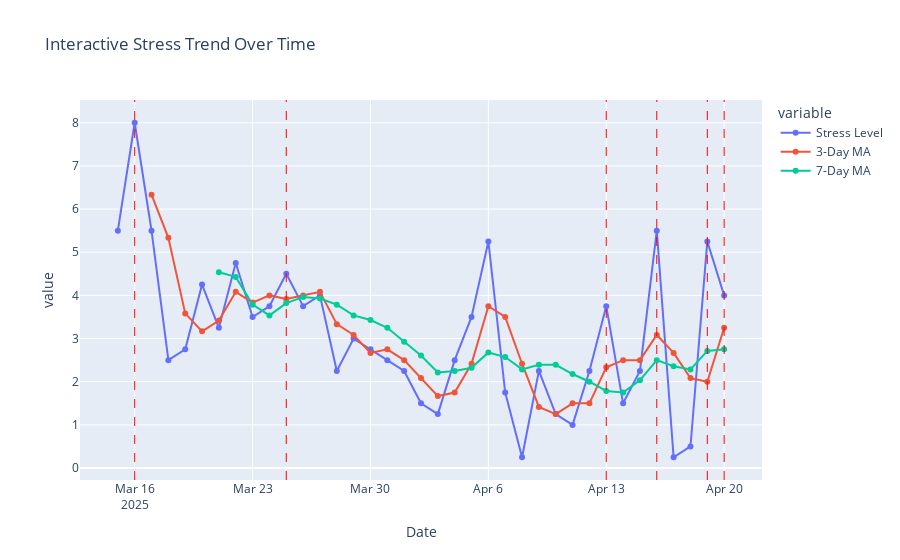

Notebook code cell kept with this figure:
### Code cell
# Interactive Stress Trend Over Time with Plotly Visualization
daily_df = daily_stress.reset_index()
daily_df.columns = ['Date', 'Stress Level']
daily_df['3-Day MA'] = daily_stress_ma3.values
daily_df['7-Day MA'] = daily_stress_ma7.values
daily_df['Exam Day'] = daily_df['Date'].isin(exam_dates)

fig = px.line(daily_df, x='Date', y=['Stress Level', '3-Day MA', '7-Day MA'],
              title='Interactive Stress Trend Over Time', markers=True)

for d in exam_dates:
    fig.add_vline(x=d, line_width=1, line_dash='dash', line_color='red')

fig.show()

### Figure 1 — Plotly figure (JSON) as saved in the notebook; plotly's stock layout.template omitted (floating-point values rounded to 4 significant figures)
{"data": [{"hovertemplate": "variable=Stress Level<br>Date=%{x}<br>value=%{y}<extra></extra>", "legendgroup": "Stress Level", "line": {"color": "#636efa", "dash": "solid"}, "marker": {"symbol": "circle"}, "mode": "lines+markers", "name": "Stress Level", "orientation": "v", "showlegend": true, "type": "scatter", "x": ["2025-03-15T00:00:00", "2025-03-16T00:00:00", "2025-03-17T00:00:00", "2025-03-18T00:00:00", "2025-03-19T00:00:00", "2025-03-20T00:00:00", "2025-03-21T00:00:00", "2025-03-22T00:00:00", "2025-03-23T00:00:00", "2025-03-24T00:00:00", "2025-03-25T00:00:00", "2025-03-26T00:00:00", "2025-03-27T00:00:00", "2025-03-28T00:00:00", "2025-03-29T00:00:00", "2025-03-30T00:00:00", "2025-03-31T00:00:00", "2025-04-01T00:00:00", "2025-04-02T00:00:00", "2025-04-03T00:00:00", "2025-04-04T00:00:00", "2025-04-05T00:00:00", "2025-04-06T00:00:00", "2025-04-07T00:00:00", "2025-04-08T00:00:00", "2025-04-09T00:00:00", "2025-04-10T00:00:00", "2025-04-11T00:00:00", "2025-04-12T00:00:00", "2025-04-13T00:00:00", "2025-04-14T00:00:00", "2025-04-15T00:00:00", "2025-04-16T00:00:00", "2025-04-17T00:00:00", "2025-04-18T00:00:00", "2025-04-19T00:00:00", "2025-04-20T00:00:00"], "xaxis": "x", "y": [5.5, 8, 5.5, 2.5, 2.75, 4.25, 3.25, 4.75, 3.5, 3.75, 4.5, 3.75, 4, 2.25, 3, 2.75, 2.5, 2.25, 1.5, 1.25, 2.5, 3.5, 5.25, 1.75, 0.25, 2.25, 1.25, 1, 2.25, 3.75, 1.5, 2.25, 5.5, 0.25, 0.5, 5.25, 4], "yaxis": "y"}, {"hovertemplate": "variable=3-Day MA<br>Date=%{x}<br>value=%{y}<extra></extra>", "legendgroup": "3-Day MA", "line": {"color": "#EF553B", "dash": "solid"}, "marker": {"symbol": "circle"}, "mode": "lines+markers", "name": "3-Day MA", "orientation": "v", "showlegend": true, "type": "scatter", "x": ["2025-03-15T00:00:00", "2025-03-16T00:00:00", "2025-03-17T00:00:00", "2025-03-18T00:00:00", "2025-03-19T00:00:00", "2025-03-20T00:00:00", "2025-03-21T00:00:00", "2025-03-22T00:00:00", "2025-03-23T00:00:00", "2025-03-24T00:00:00", "2025-03-25T00:00:00", "2025-03-26T00:00:00", "2025-03-27T00:00:00", "2025-03-28T00:00:00", "2025-03-29T00:00:00", "2025-03-30T00:00:00", "2025-03-31T00:00:00", "2025-04-01T00:00:00", "2025-04-02T00:00:00", "2025-04-03T00:00:00", "2025-04-04T00:00:00", "2025-04-05T00:00:00", "2025-04-06T00:00:00", "2025-04-07T00:00:00", "2025-04-08T00:00:00", "2025-04-09T00:00:00", "2025-04-10T00:00:00", "2025-04-11T00:00:00", "2025-04-12T00:00:00", "2025-04-13T00:00:00", "2025-04-14T00:00:00", "2025-04-15T00:00:00", "2025-04-16T00:00:00", "2025-04-17T00:00:00", "2025-04-18T00:00:00", "2025-04-19T00:00:00", "2025-04-20T00:00:00"], "xaxis": "x", "y": [null, null, 6.333, 5.333, 3.583, 3.167, 3.417, 4.083, 3.833, 4, 3.917, 4, 4.083, 3.333, 3.083, 2.667, 2.75, 2.5, 2.083, 1.667, 1.75, 2.417, 3.75, 3.5, 2.417, 1.417, 1.25, 1.5, 1.5, 2.333, 2.5, 2.5, 3.083, 2.667, 2.083, 2, 3.25], "yaxis": "y"}, {"hovertemplate": "variable=7-Day MA<br>Date=%{x}<br>value=%{y}<extra></extra>", "legendgroup": "7-Day MA", "line": {"color": "#00cc96", "dash": "solid"}, "marker": {"symbol": "circle"}, "mode": "lines+markers", "name": "7-Day MA", "orientation": "v", "showlegend": true, "type": "scatter", "x": ["2025-03-15T00:00:00", "2025-03-16T00:00:00", "2025-03-17T00:00:00", "2025-03-18T00:00:00", "2025-03-19T00:00:00", "2025-03-20T00:00:00", "2025-03-21T00:00:00", "2025-03-22T00:00:00", "2025-03-23T00:00:00", "2025-03-24T00:00:00", "2025-03-25T00:00:00", "2025-03-26T00:00:00", "2025-03-27T00:00:00", "2025-03-28T00:00:00", "2025-03-29T00:00:00", "2025-03-30T00:00:00", "2025-03-31T00:00:00", "2025-04-01T00:00:00", "2025-04-02T00:00:00", "2025-04-03T00:00:00", "2025-04-04T00:00:00", "2025-04-05T00:00:00", "2025-04-06T00:00:00", "2025-04-07T00:00:00", "2025-04-08T00:00:00", "2025-04-09T00:00:00", "2025-04-10T00:00:00", "2025-04-11T00:00:00", "2025-04-12T00:00:00", "2025-04-13T00:00:00", "2025-04-14T00:00:00", "2025-04-15T00:00:00", "2025-04-16T00:00:00", "2025-04-17T00:00:00", "2025-04-18T00:00:00", "2025-04-19T00:00:00", "2025-04-20T00:00:00"], "xaxis": "x", "y": [null, null, null, null, null, null, 4.536, 4.429, 3.786, 3.536, 3.821, 3.964, 3.929, 3.786, 3.536, 3.429, 3.25, 2.929, 2.607, 2.214, 2.25, 2.321, 2.679, 2.571, 2.286, 2.393, 2.393, 2.179, 2, 1.786, 1.75, 2.036, 2.5, 2.357, 2.286, 2.714, 2.75], "yaxis": "y"}], "layout": {"autosize": true, "legend": {"title": {"text": "variable"}, "tracegroupgap": 0}, "shapes": [{"line": {"color": "red", "dash": "dash", "width": 1}, "type": "line", "x0": "2025-03-16T00:00:00", "x1": "2025-03-16T00:00:00", "xref": "x", "y0": 0, "y1": 1, "yref": "y domain"}, {"line": {"color": "red", "dash": "dash", "width": 1}, "type": "line", "x0": "2025-03-25T00:00:00", "x1": "2025-03-25T00:00:00", "xref": "x", "y0": 0, "y1": 1, "yref": "y domain"}, {"line": {"color": "red", "dash": "dash", "width": 1}, "type": "line", "x0": "2025-04-13T00:00:00", "x1": "2025-04-13T00:00:00", "xref": "x", "y0": 0, "y1": 1, "yref": "y domain"}, {"line": {"color": "red", "dash": "dash", "width": 1}, "type": "line", "x0": "2025-04-16T00:00:00", "x1": "2025-04-16T00:00:00", "xref": "x", "y0": 0, "y1": 1, "yref": "y domain"}, {"line": {"color": "red", "dash": "dash", "width": 1}, "type": "line", "x0": "2025-04-19T00:00:00", "x1": "2025-04-19T00:00:00", "xref": "x", "y0": 0, "y1": 1, "yref": "y domain"}, {"line": {"color": "red", "dash": "dash", "width": 1}, "type": "line", "x0": "2025-04-20T00:00:00", "x1": "2025-04-20T00:00:00", "xref": "x", "y0": 0, "y1": 1, "yref": "y domain"}], "title": {"text": "Interactive Stress Trend Over Time"}, "xaxis": {"anchor": "y", "autorange": true, "domain": [0, 1], "range": ["2025-03-12 19:27:28.7509", "2025-04-22 04:32:31.2491"], "title": {"text": "Date"}, "type": "date"}, "yaxis": {"anchor": "x", "autorange": true, "domain": [0, 1], "range": [-0.3896, 8.64], "title": {"text": "value"}, "type": "linear"}}}
